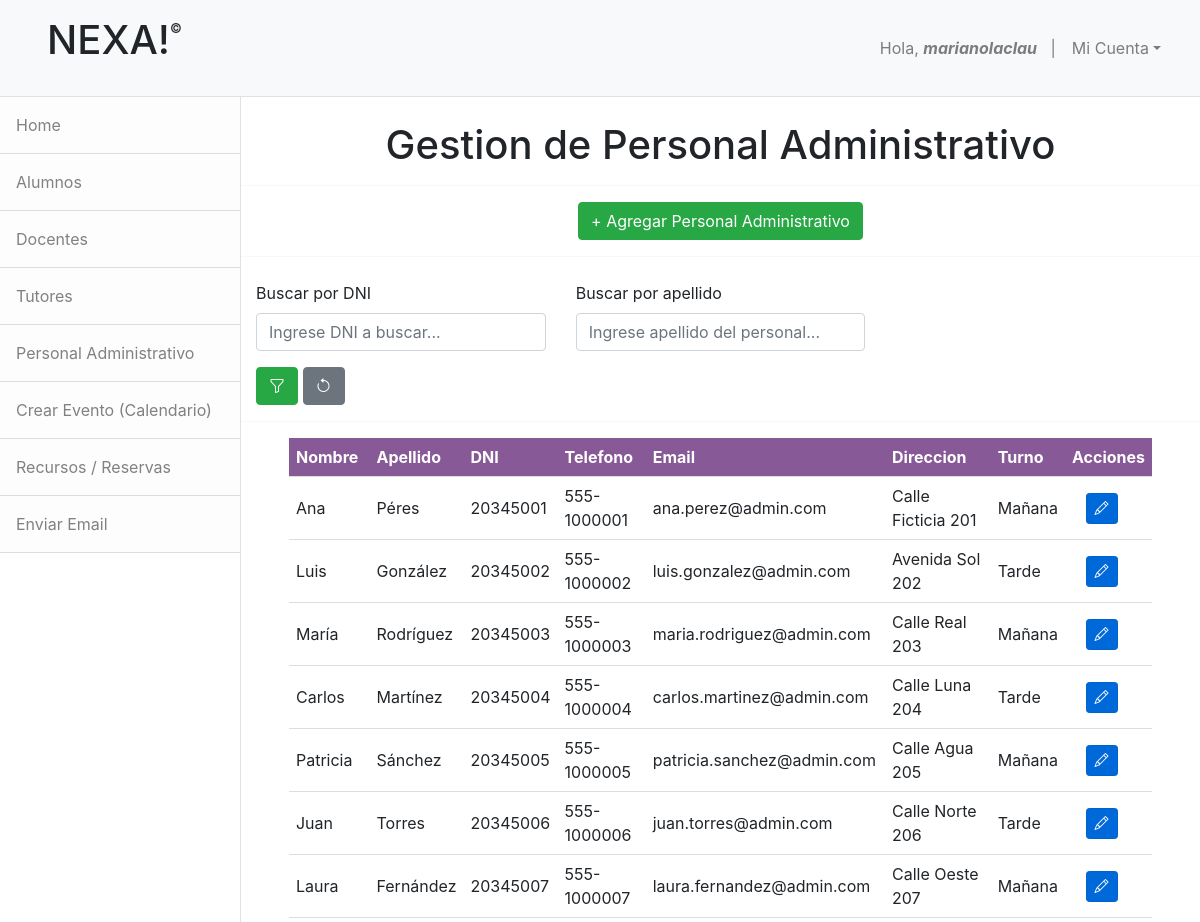
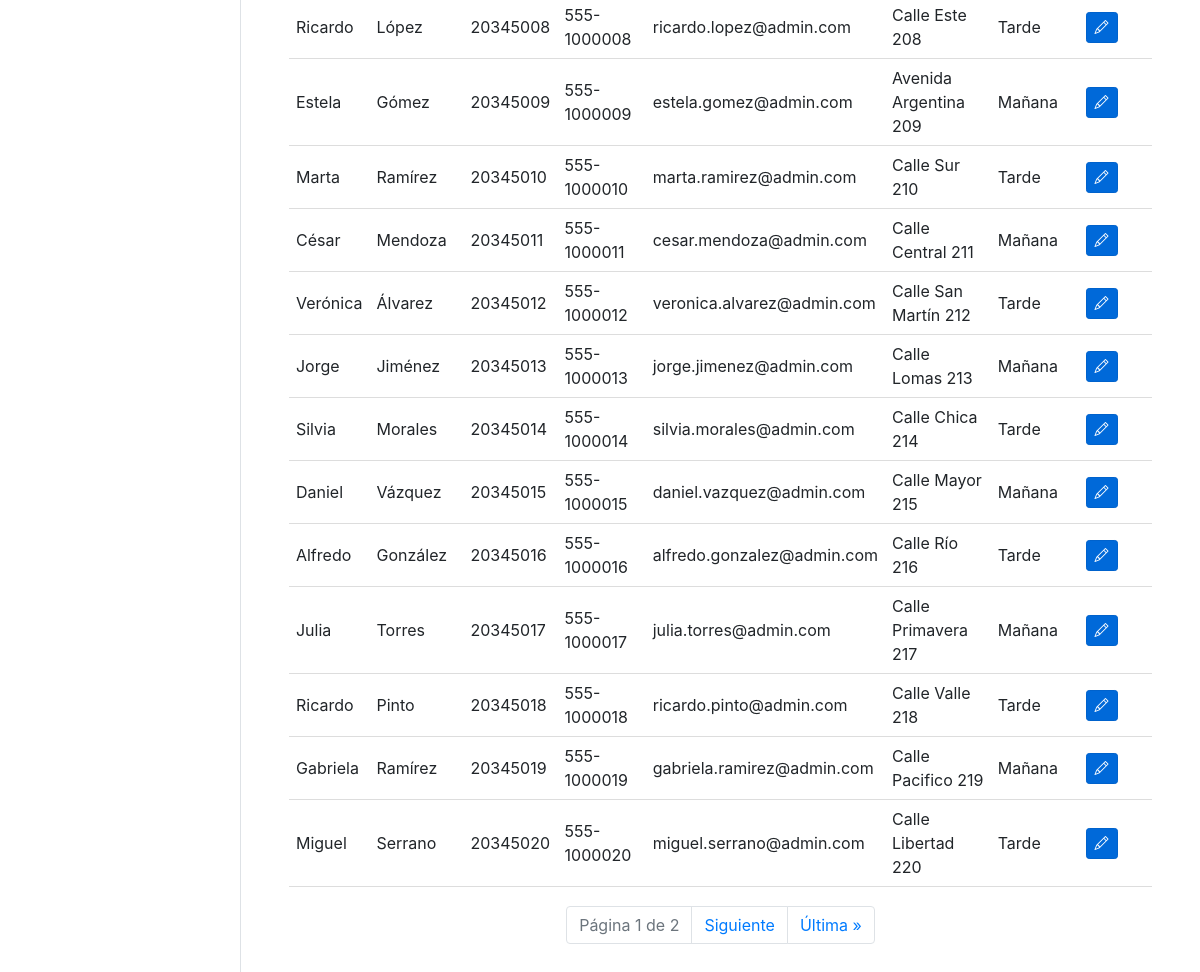
Page /lista_personal/ (signed in) on the committed database (2 pictures, top to bottom).
### apps/administracion/models.py (models this page shows, shortened)
class PersonalAdmin(models.Model):
    nombre = models.CharField(max_length=50,null=False,blank=False)
    apellido = models.CharField(max_length=50,null=False,blank=False)
    dni = models.CharField(max_length=20, unique=True)
    direccion = models.CharField(max_length=50,null=False,blank=False)
    telefono = models.CharField(max_length=20,null=False,blank=False)
    email = models.EmailField()
    turno = models.ForeignKey(Turno,on_delete=models.CASCADE)
    genero = models.ForeignKey(Genero,on_delete=models.CASCADE)
    nacionalidad = models.ForeignKey(Nacionalidad,on_delete=models.CASCADE)

class Turno(models.Model):
    turno = models.CharField(max_length=50,null=False,blank=False)
    def __str__(self):
        return self.turno

### apps/administracion/views.py (the view)
# urls.py: path('lista_personal/',ListaPersonalAdmin.as_view(),name='lista_personal'),
class ListaPersonalAdmin(LoginRequiredMixin,ListView):
    model = PersonalAdmin
    template_name = 'administracion/lista_personal.html'
    context_object_name = 'personales'
    paginate_by = 20
    def get_queryset(self):
        queryset = super().get_queryset()
        query = self.request.GET.get('buscar', '')
        apellido = self.request.GET.get('apellido', '')
        if query:
            queryset = queryset.filter(dni__icontains=query)
        if apellido:
            queryset = queryset.filter(apellido__icontains=apellido)
        return queryset
    def get_context_data(self, **kwargs):
        context = super().get_context_data(**kwargs)
        context['buscar'] = self.request.GET.get('buscar', '')
        context['apellido'] = self.request.GET.get('apellido', '')
        return context

### apps/administracion/templates/administracion/lista_personal.html (shortened to what this page needs)
{% extends 'base.html' %}
{% block nav %}
    {% include 'administracion/base_admin.html' %}
{% endblock %}
{% block content %}
    <center><br><h1>Gestion de Personal Administrativo</h1></center>
    <hr>
    <center><a href="{% url 'crear_personal' %}" class="btn btn-success">+ Agregar Personal Administrativo</a></center>
    <hr>
    <div class="container mt-4">
        <form method="get" class="row g-3">
            <div class="col-md-4">
                <label for="buscar" class="form-label">Buscar por DNI</label>
                <input type="text" id="buscar" name="buscar" value="{{ buscar }}" placeholder="Ingrese DNI a buscar..." class="form-control">
            </div>
            <div class="col-md-4">
                <label for="apellido" class="form-label">Buscar por apellido</label>
                <input type="text" id="apellido" name="apellido" value="{{ apellido }}" placeholder="Ingrese apellido del personal..." class="form-control">
            </div>
            <div class="col-12">
                <button type="submit" class="btn btn-success"><i class="bi bi-funnel"></i></button>
                <a href="{% url 'lista_personal' %}" class="btn btn-secondary"><i class="bi bi-arrow-counterclockwise"></i></a>
            </div>
        </form>
    </div>
    <hr>
    <table>
        <thead>
            <tr>
                <th>Nombre</th>
                <th>Apellido</th>
                <th>DNI</th>
                <th>Telefono</th>
                <th>Email</th>
                <th>Direccion</th>
                <th>Turno</th>
                <th>Acciones</th>
            </tr>
        </thead>
        <tbody>
            {% for personal in personales %}
                <tr>
                    <td>{{ personal.nombre }}</td>
                    <td>{{ personal.apellido }}</td>
                    <td>{{ personal.dni }}</td>
                    <td>{{ personal.telefono }}</td>
                    <td>{{ personal.email }}</td>
                    <td>{{ personal.direccion }}</td>
                    <td>{{ personal.turno }}</td>
                    <td>&nbsp;&nbsp;&nbsp;<a href="{% url 'editar_personal' pk=personal.id %}" class="btn btn-sm btn-primary"><i class="bi bi-pencil"></i></a></td>
                </tr>
            {% endfor %}
        </tbody>
    </table>
    <nav>
        <ul class="pagination justify-content-center">
            <li class="page-item disabled">
                <span class="page-link">Página {{ page_obj.number }} de {{ page_obj.paginator.num_pages }}</span>
            </li>
            {% if page_obj.has_next %}
                <li class="page-item">
                    <a class="page-link" href="?page={{ page_obj.next_page_number }}">Siguiente</a>
                </li>
                <li class="page-item">
                    <a class="page-link" href="?page={{ page_obj.paginator.num_pages }}">Última &raquo;</a>
                </li>
            {% endif %}
        </ul>
    </nav>
    <br><br>
{% endblock %}

### apps/home/templates/base.html (shortened to what this page needs)
<!DOCTYPE html>
<html lang="en">
    <head>
        {% load static %}
        <link href="{% static 'home/css/bootstrap.css' %}" rel="stylesheet" />
        <link rel="stylesheet" href="https://cdn.jsdelivr.net/npm/bootstrap@5.2.3/dist/css/bootstrap.min.css">
        <link href="https://stackpath.bootstrapcdn.com/bootstrap/4.5.2/css/bootstrap.min.css" rel="stylesheet">
        <link href="{% static 'home/css/estilos.css' %}" rel="stylesheet" />
        <link href="{% static 'calendario/css/estilos.css' %}" rel="stylesheet" />
        <link href="{% static 'inscripciones/css/estilos.css' %}" rel="stylesheet" />
        <link href="https://cdn.jsdelivr.net/npm/bootstrap-icons/font/bootstrap-icons.css" rel="stylesheet">
    </head>
    <body>
        <nav class="navbar navbar-expand-lg navbar-light bg-light border-bottom">
            <div class="container-fluid">
                <h2><a href="#" class="nav-link"><h1>NEXA!<sup style="font-size:small;vertical-align: super;">&copy;</sup></h1>
                </a></h2>
               <div class="collapse navbar-collapse" id="navbarSupportedContent">
                    <ul class="navbar-nav ms-auto mt-2 mt-lg-0">
                        <li class="nav-item"><a class="nav-link" href="#!">Hola, <strong><em>{{user.username}}</em></strong>&nbsp;&nbsp;&nbsp;|</a></li>
                        <li class="nav-item dropdown">
                            <a class="nav-link dropdown-toggle" id="navbarDropdown" href="#" role="button" data-bs-toggle="dropdown" aria-haspopup="true" aria-expanded="false">Mi Cuenta</a>
                        </li>
                    </ul>
                </div>
            </div>
        </nav>
        <div class="d-flex" id="wrapper">
            {% block nav %}{% endblock %}
            <div id="page-content-wrapper">
                {% block content %}
                {% endblock %}
            </div>
        </div>
    </body>
</html>

### apps/home/static/home/css/estilos.css (style rules this page uses)
.btn-primary { background-color: #0069d9; border-color: #0062cc; }

### apps/inscripciones/static/inscripciones/css/estilos.css (style rules this page uses)
table { width: 90%; border-collapse: separate; border-spacing: 0; margin: auto; overflow: hidden; margin-bottom: 2%; }
th, td { text-align: left; border-bottom: 1px solid #ddd; padding: 7px; }
th { background-color: #480361a7; color: white; }

### rows in the picture
PersonalAdmin: nombre "Ana", apellido "Péres", dni "20345001", telefono "555-1000001", email "ana.perez@admin.com", direccion "Calle Ficticia 201", turno "Mañana"
PersonalAdmin: nombre "Luis", apellido "González", dni "20345002", telefono "555-1000002", email "luis.gonzalez@admin.com", direccion "Avenida Sol 202", turno "Tarde"
PersonalAdmin: nombre "María", apellido "Rodríguez", dni "20345003", telefono "555-1000003", email "maria.rodriguez@admin.com", direccion "Calle Real 203", turno "Mañana"
PersonalAdmin: nombre "Carlos", apellido "Martínez", dni "20345004", telefono "555-1000004", email "carlos.martinez@admin.com", direccion "Calle Luna 204", turno "Tarde"
PersonalAdmin: nombre "Patricia", apellido "Sánchez", dni "20345005", telefono "555-1000005", email "patricia.sanchez@admin.com", direccion "Calle Agua 205", turno "Mañana"
PersonalAdmin: nombre "Juan", apellido "Torres", dni "20345006", telefono "555-1000006", email "juan.torres@admin.com", direccion "Calle Norte 206", turno "Tarde"
PersonalAdmin: nombre "Laura", apellido "Fernández", dni "20345007", telefono "555-1000007", email "laura.fernandez@admin.com", direccion "Calle Oeste 207", turno "Mañana"
PersonalAdmin: nombre "Ricardo", apellido "López", dni "20345008", telefono "555-1000008", email "ricardo.lopez@admin.com", direccion "Calle Este 208", turno "Tarde"
PersonalAdmin: nombre "Estela", apellido "Gómez", dni "20345009", telefono "555-1000009", email "estela.gomez@admin.com", direccion "Avenida Argentina 209", turno "Mañana"
PersonalAdmin: nombre "Marta", apellido "Ramírez", dni "20345010", telefono "555-1000010", email "marta.ramirez@admin.com", direccion "Calle Sur 210", turno "Tarde"
PersonalAdmin: nombre "César", apellido "Mendoza", dni "20345011", telefono "555-1000011", email "cesar.mendoza@admin.com", direccion "Calle Central 211", turno "Mañana"
PersonalAdmin: nombre "Verónica", apellido "Álvarez", dni "20345012", telefono "555-1000012", email "veronica.alvarez@admin.com", direccion "Calle San Martín 212", turno "Tarde"
PersonalAdmin: nombre "Jorge", apellido "Jiménez", dni "20345013", telefono "555-1000013", email "jorge.jimenez@admin.com", direccion "Calle Lomas 213", turno "Mañana"
PersonalAdmin: nombre "Silvia", apellido "Morales", dni "20345014", telefono "555-1000014", email "silvia.morales@admin.com", direccion "Calle Chica 214", turno "Tarde"
PersonalAdmin: nombre "Daniel", apellido "Vázquez", dni "20345015", telefono "555-1000015", email "daniel.vazquez@admin.com", direccion "Calle Mayor 215", turno "Mañana"
PersonalAdmin: nombre "Alfredo", apellido "González", dni "20345016", telefono "555-1000016", email "alfredo.gonzalez@admin.com", direccion "Calle Río 216", turno "Tarde"
PersonalAdmin: nombre "Julia", apellido "Torres", dni "20345017", telefono "555-1000017", email "julia.torres@admin.com", direccion "Calle Primavera 217", turno "Mañana"
PersonalAdmin: nombre "Ricardo", apellido "Pinto", dni "20345018", telefono "555-1000018", email "ricardo.pinto@admin.com", direccion "Calle Valle 218", turno "Tarde"
PersonalAdmin: nombre "Gabriela", apellido "Ramírez", dni "20345019", telefono "555-1000019", email "gabriela.ramirez@admin.com", direccion "Calle Pacifico 219", turno "Mañana"
PersonalAdmin: nombre "Miguel", apellido "Serrano", dni "20345020", telefono "555-1000020", email "miguel.serrano@admin.com", direccion "Calle Libertad 220", turno "Tarde"

### other values in the picture
{{ user.username }} "marianolaclau"
{{ page_obj.number }} "1"
{{ page_obj.paginator.num_pages }} "2"
